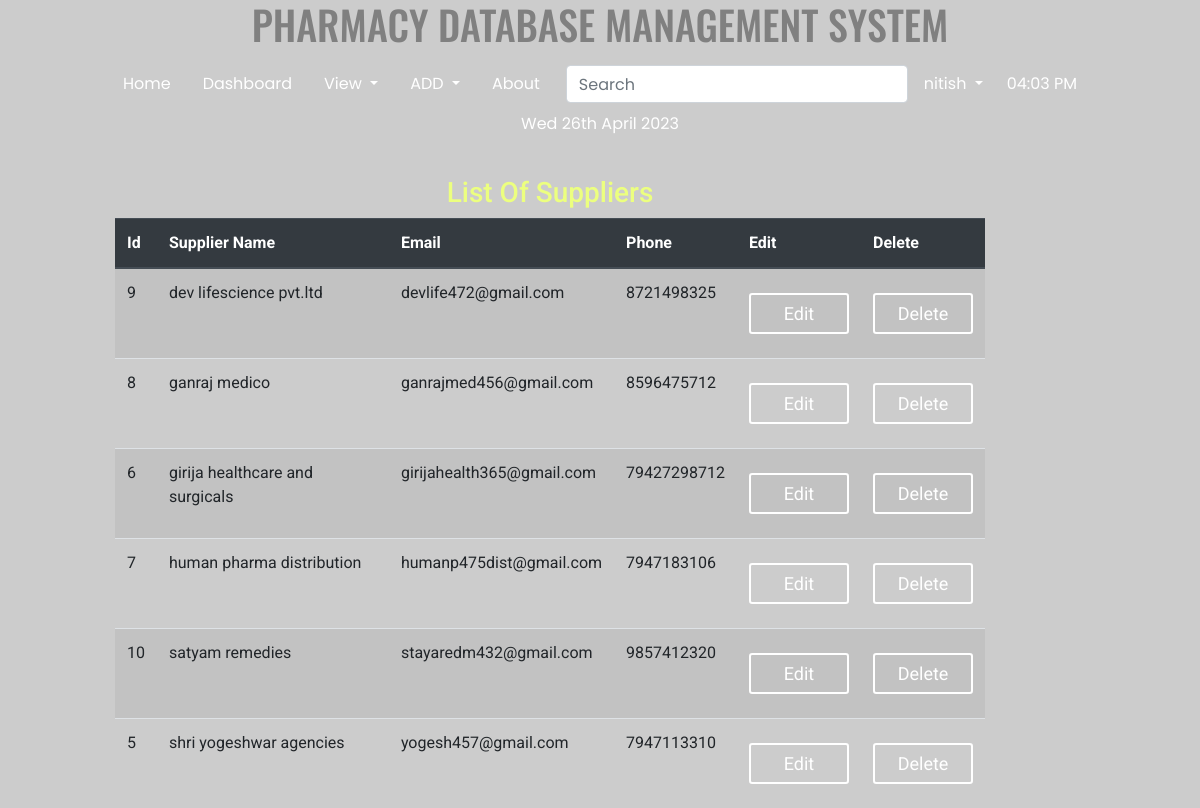
The page /suppliers/ (signed in) on the database its author committed.
### home/models.py (models this page shows, shortened)
class Supplier(models.Model):
    name = models.CharField(max_length=200)
    phone=models.CharField(max_length=17,default='')
    email=models.EmailField(default='')

### home/views.py (the view)
# urls.py: path('suppliers/', SupplierListView.as_view(), name='supplier-list'),
class SupplierListView(generic.ListView):
    model = Supplier
    template_name = 'home/supplier_list.html'
    context_object_name = 'supplier'
    queryset = Supplier.objects.all().order_by('name')

### templates/home/supplier_list.html (shortened to what this page needs)
{% extends 'basic.html' %}
{% block body %}
{% load static %}
{% load crispy_forms_tags %}
{% if user.is_authenticated %}
<div class="col-md-9 offset-md-1">
 <h3 class="text-center">List Of Suppliers</h3>
<table class="table table-striped">
  <thead class="thead-dark">
    <tr>
      <th scope="col">Id</th>
      <th scope="col">Supplier Name</th>
      <th scope="col">Email</th>
      <th scope="col">Phone</th>
      <th scope="col">Edit</th>
      <th scope="col">Delete</th>
    </tr>
  </thead>
  <tbody>
  {% for p in supplier %}
    <tr>
      <td scope="row">{{p.id}}</td>
      <td>{{p.name}}</td>
      <td>{{p.email}}</td>
      <td>{{p.phone}}</td>
      <td><a href="/supedit/{{p.id}}/"><button class="btn btn-primary btn-sm">Edit</button></a></td>
      <td>
        <form action="{% url 'home:delete_supp' p.id %}" method="post">
          <input type="submit" class="btn btn-primary btn-sm" value="Delete">
        </form>
      </td>
    </tr>
  {% endfor %}
  </tbody>
</table>
</div>
<body style="
      width: 100%;
    height: 100vh;
    background: linear-gradient(rgba(0, 0, 0, 0.2), rgba(0, 0, 0, 0.2)), url('/static/images/bg2.jpg');
    background-size: cover;
    font-family: 'Roboto', sans-serif;
    ">
{% else %}
<h2>Please Log in to Create a Post</h2>
{% endif %}
{% endblock body %}

### templates/basic.html (shortened to what this page needs)
<!DOCTYPE html>
<html lang="en">
<head>
    <link rel="stylesheet" href="https://stackpath.bootstrapcdn.com/bootstrap/4.2.1/css/bootstrap.min.css"
 />
    {% load static %}
    <link href="{% static 'css/style.css'  %}" rel="stylesheet" />
</head>
    <h1 class="text-center" style="color: grey; font-family: 'Oswald', sans-serif;"> PHARMACY DATABASE MANAGEMENT SYSTEM</h1>
    <nav class="navbar navbar-expand-lg navbar-light" style="background: none; color: grey; text-color: grey; font-family: 'Poppins', sans-serif;">
        <div class="collapse navbar-collapse" id="navbarSupportedContent">
            <ul class="nav justify-content-center">
                <li class="nav-item {% block blogactive %} {% endblock blogactive %}">
                    <a class="nav-link" href="/">Home</a>
                </li>
                <li class="nav-item">
                    <a class="nav-link" href="/dashboard/">Dashboard</a>
                </li>
                <li class="nav-item dropdown">
                    <a class="nav-link dropdown-toggle" href="#" id="navbarDropdown" role="button"
                        data-toggle="dropdown" aria-haspopup="true" aria-expanded="false">
                        View
                    </a>
                </li>
                <li class="nav-item dropdown">
                    <a class="nav-link dropdown-toggle" href="#" id="navbarDropdown" role="button"
                        data-toggle="dropdown" aria-haspopup="true" aria-expanded="false">
                        ADD
                    </a>
                </li>
                <li class="nav-item {% block aboutactive %} {% endblock aboutactive %}">
                    <a class="nav-link" href="/about/">About</a>
                </li>
                {% if user.is_authenticated %}
                <ul class="navbar-nav">
                    <form method="post" action="/search/" class="form-inline my-2 my-lg-0">
                        <li>
                            <input class="form-control mr-sm-2" style="color: #26f1fb" type="search"
                                placeholder="Search" aria-label="Search" name="q" id="q" />
                        </li>
                    </form>
                    <li class="nav-item dropdown">
                        <a class="nav-link dropdown-toggle" href="#" id="navbarDropdown" role="button"
                            data-toggle="dropdown" aria-haspopup="true" aria-expanded="false">
                            {{request.user}}
                        </a>
                    </li>
                </ul>
                {% else %}
                <li class="nav-item {% block login %} {% endblock login %}">
                    <a class="nav-link" href="{% url 'home:login' %}">Login</a>
                </li>
                {% endif %}
                <li class="nav-item">
                    <a class="nav-link" href="">{% now "h:i A" as current_time %} {{ current_time|center:"150" }}</a>
                </li>
                <li class="nav-item">
                    <a class="nav-link" href="">{% now "D jS F Y" %}</a>
                </li>
            </ul>
        </div>
    </nav>
    <br />
    {% block body %} {% endblock %} {% block js %} {% endblock %}
</body>
</html>

### static/css/style.css (style rules this page uses)
body { margin: 0; padding: 0; font-family: sens-serif; height: 100vh; }
.nav, .collapse { width: 100%; }
.navbar .nav .nav-item .nav-link:link, .navbar .nav .nav-item .nav-link:visited { color: #fff; text-align: center; }
* { padding: 0; margin: 0; border-radius: border-box; }
input { width: 100%; border: none; outline: none; background: none; color: white; float: left; margin: 0 10px; font-size: 18px; }
.btn { width: 100px; background: none; border: 2px solid #fff; color: white; padding: 5px; font-size: 18px; cursor: pointer; margin: 12px 0; }
.col-md-6, .col-md-7, .col-md-8, .col-md-9, .col-md-10 { background: none; color: white; }
h1, h2, h3, h4, h5, h6 { background: none; color: rgb(236, 255, 127); }

### rows shown on the page
Supplier: id "9", name "dev lifescience pvt.ltd", email "devlife472@gmail.com", phone "8721498325"
Supplier: id "8", name "ganraj medico", email "ganrajmed456@gmail.com", phone "8596475712"
Supplier: id "6", name "girija healthcare and surgicals", email "girijahealth365@gmail.com", phone "79427298712"
Supplier: id "7", name "human pharma distribution", email "humanp475dist@gmail.com", phone "7947183106"
Supplier: id "10", name "satyam remedies", email "stayaredm432@gmail.com", phone "9857412320"
Supplier: id "5", name "shri yogeshwar agencies", email "yogesh457@gmail.com", phone "7947113310"

### other values the page prints
{{ request.user }} "nitish"
{{ current_time|center:"150" }} "04:03 PM"
